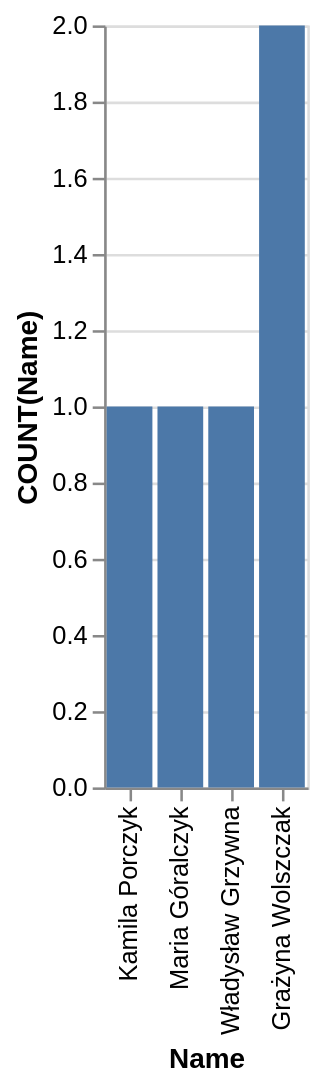

Specify this chart in Vega-Lite:
### Vega-Lite specification from a JSON file in a GitHub repository (floating-point values rounded to 4 significant figures)
{"data": {"values": [{"x_data": "Kamila Porczyk", "y_data": 1}, {"x_data": "Maria Góralczyk", "y_data": 1}, {"x_data": "Władysław Grzywna", "y_data": 1}, {"x_data": "Grażyna Wolszczak", "y_data": 2}]}, "mark": "bar", "encoding": {"x": {"field": "x_data", "type": "nominal", "title": "Name", "sort": {"op": "sum", "field": "y_data", "order": "ascending"}}, "y": {"field": "y_data", "type": "quantitative", "title": "COUNT(Name)"}}}
